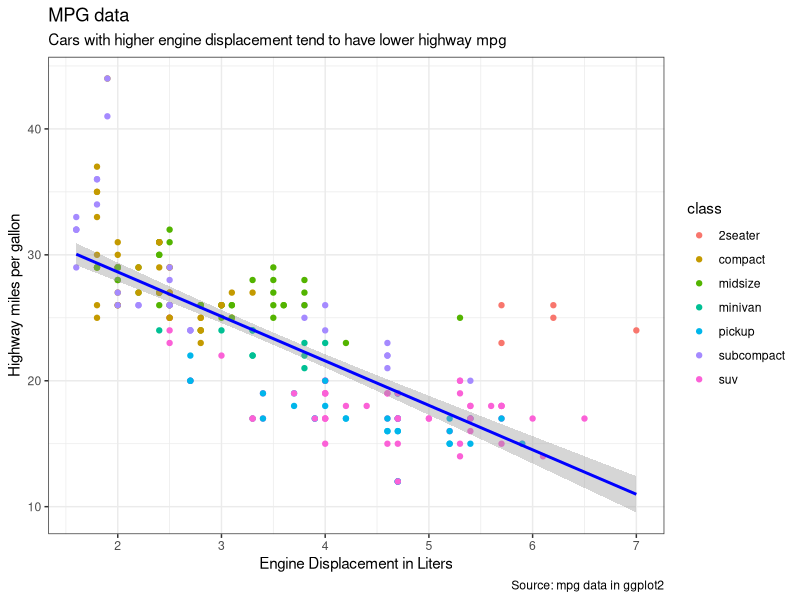

Source code (R):
## ---- chunk 1
options(htmltools.dir.version = FALSE)
# see: https://github.com/yihui/xaringan
# install.packages("xaringan")
# see: 
# https://github.com/yihui/xaringan/wiki
# https://github.com/gnab/remark/wiki/Markdown
options(width=110)
options(digits = 4)
library(tidyverse)
## ---- chunk 2
set.seed(1)
## ---- chunk 3
set.seed(1)
## ---- chunk 4
knitr::include_graphics("https://github.com/therbootcamp/therbootcamp.github.io/blob/master/_sessions/_image/ggplotgallery.png?raw=true")
## ---- chunk 5
knitr::include_graphics("https://github.com/therbootcamp/therbootcamp.github.io/blob/master/_sessions/_image/wickham_portrait.png?raw=true")
## ---- chunk 6
knitr::include_graphics("https://github.com/therbootcamp/therbootcamp.github.io/blob/master/_sessions/_image/complexplot1.png?raw=true")
## ---- chunk 7
ggplot(data = mpg, 
       mapping = aes(x = displ, y = hwy, col = class)) +
  geom_point() + 
  geom_smooth(col = "blue", method = "lm")+
  labs(x = "Engine Displacement in Liters",
       y = "Highway miles per gallon",
       title = "MPG data",
       subtitle = "Cars with higher engine displacement tend to have lower highway mpg",
       caption = "Source: mpg data in ggplot2") + 
  theme_bw()

## ---- chunk 8
knitr::include_graphics("https://github.com/therbootcamp/therbootcamp.github.io/blob/master/_sessions/_image/shiny_definition.png?raw=true")
